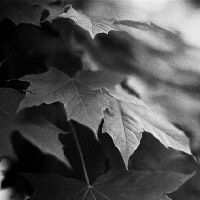
#> input picture л6/list.jpg, 200 x 200 px
$ jupyter execute 'Прохорова_БУТ2001.ipynb'
#> lines starting #> are read from the running program, lines starting #| are printed output that depends on the picture
[cell 1]
import numpy as np
import matplotlib.pyplot as plt
import pandas as pd

from skimage import io
import cv2 as cv

[cell 2]
img = cv.imread("list.jpg", cv.IMREAD_GRAYSCALE)
#> img is the input picture: shape (200, 200); min 0, max 242, mean 78.8
assert img is not None, "file could not be read, check with os.path.exists()"

hist, bins = np.histogram(img.flatten(), 256, [0, 255])
#> hist = 256 values, max 641 at index 13, min 0 at index 241, mean 156.2; bins = 257 values from 0 to 255

cdf = hist.cumsum()
#> cdf = 256 values from 171 to 40000
cdf_normalized = cdf * float(hist.max()) / cdf.max()
#> cdf_normalized = 256 values from 2.74 to 641

plt.plot(cdf_normalized, color="b")
plt.hist(img.flatten(), 256, [0, 255], color="r")
plt.xlim([0, 256])
plt.legend(("cdf", "histogram"), loc="upper left")
plt.show()
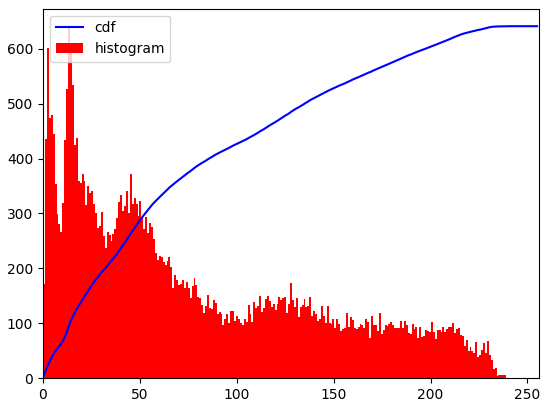
#> figure drawn by matplotlib, 1 panel; tallest bar 641 high, from x = 12.95 to 13.95; curve peaks at x = 242, y = 641

[cell 3]
cdf_m = np.ma.masked_equal(cdf, 0)
cdf_m = (cdf_m - cdf_m.min()) * 255 / (cdf_m.max() - cdf_m.min())
cdf = np.ma.filled(cdf_m, 0).astype("uint8")
#> cdf = 256 values from 0 to 255
cdf_normalized = cdf * float(hist.max()) / cdf.max()
#> cdf_normalized = 256 values from 0 to 641

[cell 4]
fig, ax = plt.subplots(1, 2, figsize=(8, 4))
ax = ax.ravel()
ax[0].imshow(img, cmap="gray", vmin=0, vmax=255)
ax[1].hist(img.ravel(), 256, [0, 255])
ax[1].plot(cdf_normalized)
fig.tight_layout()
plt.show()
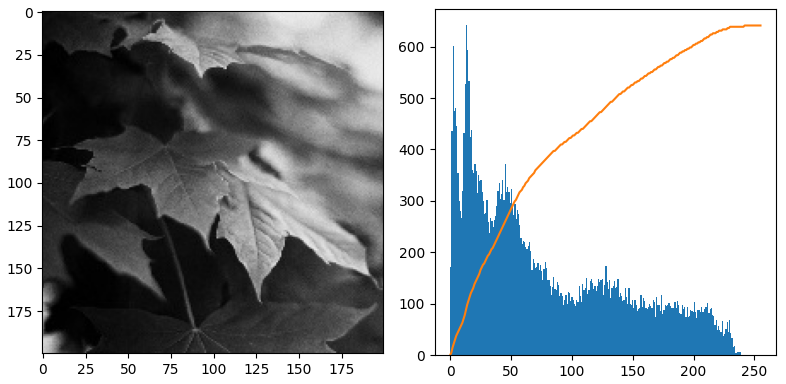
#> figure drawn by matplotlib, 2 panels; panel 2: tallest bar 641 high, from x = 12.95 to 13.95; panel 2: curve peaks at x = 242, y = 641

[cell 5]
img2 = cdf[img]
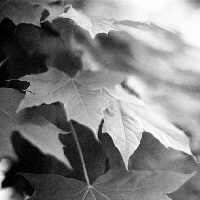
#> img2: shape (200, 200); min 0, max 255, mean 127.2

hist2, bins2 = np.histogram(img2.flatten(), 256, [0, 255])
#> hist2 = 256 values, max 641 at index 35, min 0 at index 1, mean 156.2; bins2 = 257 values from 0 to 255

cdf2 = hist2.cumsum()
#> cdf2 = 256 values from 171 to 40000
cdf_normalized2 = cdf2 * float(hist2.max()) / cdf2.max()
#> cdf_normalized2 = 256 values from 2.74 to 641

fig, ax = plt.subplots(1, 2, figsize=(8, 4))
ax = ax.ravel()
ax[0].imshow(img2, cmap="gray", vmin=0, vmax=255)
ax[1].hist(img2.ravel(), 256, [0, 255])
ax[1].plot(cdf_normalized2)
fig.tight_layout()
plt.show()
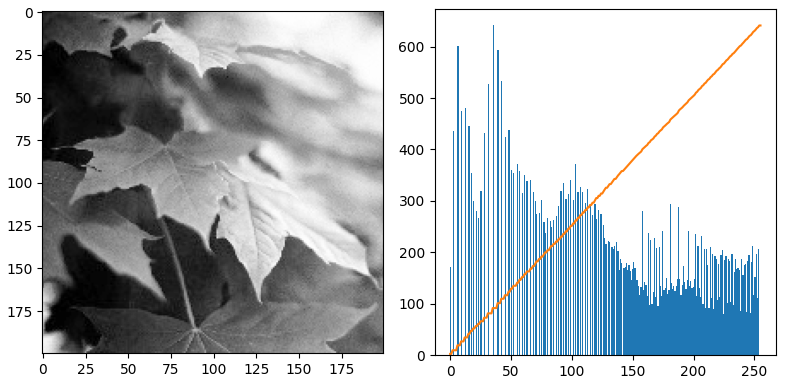
#> figure drawn by matplotlib, 2 panels; panel 2: tallest bar 641 high, from x = 34.86 to 35.86; panel 2: curve peaks at x = 255, y = 641

[cell 6]
equ = cv.equalizeHist(img)
res = np.hstack((img, img2, equ))  # stacking images side-by-side
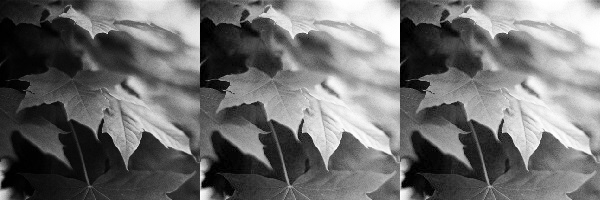
#> res: shape (200, 600); min 0, max 255, mean 111.3

plt.figure(figsize=(20, 20))
plt.imshow(res, cmap='gray', vmax=255, vmin=0)
plt.show()

[cell 7]
# create a CLAHE object (Arguments are optional).
clahe = cv.createCLAHE(clipLimit=5.0, tileGridSize=(8,8))
cl1 = clahe.apply(img)
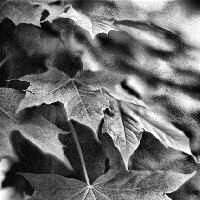
#> cl1: shape (200, 200); min 1, max 255, mean 107.4
plt.figure(figsize=(20, 20))
res = np.hstack((img, equ, cl1))
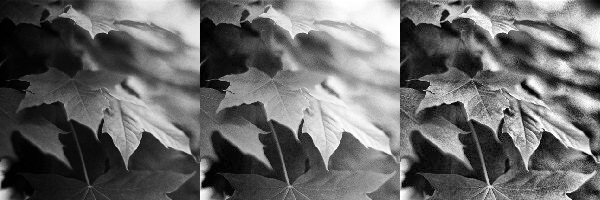
#> res: shape (200, 600); min 0, max 255, mean 104.7
plt.imshow(res, cmap='gray', vmax=255, vmin=0)
plt.show()

[cell 8]
test_img = [
    [52, 55, 61, 59, 79, 61, 76, 61],
    [62, 59, 55, 104, 94, 85, 59, 71],
    [63, 65, 66, 113, 144, 104, 63, 72],
    [64, 70, 70, 126, 154, 109, 71, 69],
    [67, 73, 68, 106, 122, 88, 68, 68],
    [68, 79, 60, 70, 77, 66, 58, 75],
    [69, 85, 64, 58, 55, 61, 65, 83],
    [70, 87, 69, 68, 65, 73, 78, 90],
]

test_img = np.array(test_img)

plt.imshow(test_img, cmap="gray", vmin=0, vmax=255)

plt.show()
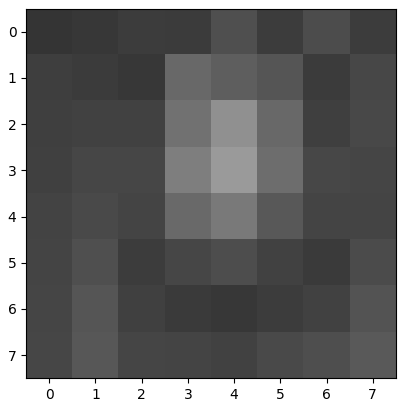
#> figure drawn by matplotlib, 1 panel
